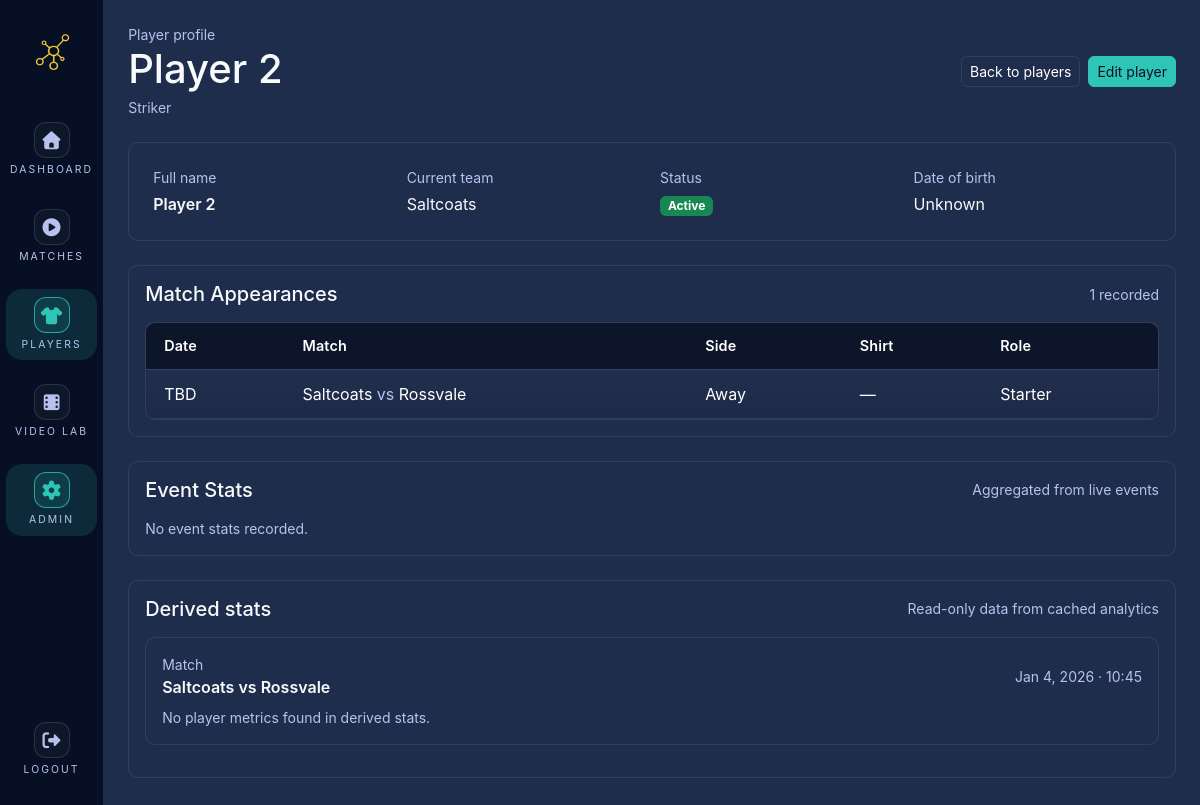
Screenshot of /admin/players/1 (signed in) with the database file from the repository.
### tables this page shows
CREATE TABLE `players` (
  `id` bigint(20) UNSIGNED NOT NULL,
  `club_id` bigint(20) UNSIGNED NOT NULL,
  `team_id` bigint(20) UNSIGNED DEFAULT NULL,
  `first_name` varchar(80) DEFAULT NULL,
  `last_name` varchar(80) DEFAULT NULL,
  `display_name` varchar(120) NOT NULL,
  `dob` date DEFAULT NULL,
  `primary_position` varchar(40) DEFAULT NULL,
  `is_active` tinyint(1) NOT NULL DEFAULT 1,
  `created_at` datetime NOT NULL DEFAULT current_timestamp(),
  `updated_at` datetime DEFAULT NULL ON UPDATE current_timestamp()
);

CREATE TABLE `teams` (
  `id` bigint(20) UNSIGNED NOT NULL,
  `club_id` bigint(20) UNSIGNED NOT NULL,
  `name` varchar(120) NOT NULL,
  `team_type` varchar(30) NOT NULL DEFAULT 'club',
  `created_at` datetime NOT NULL DEFAULT current_timestamp(),
  `updated_at` datetime DEFAULT NULL ON UPDATE current_timestamp()
);

CREATE TABLE `match_players` (
  `id` bigint(20) UNSIGNED NOT NULL,
  `match_id` bigint(20) UNSIGNED NOT NULL,
  `team_side` enum('home','away') NOT NULL,
  `player_id` bigint(20) UNSIGNED DEFAULT NULL,
  `shirt_number` int(11) DEFAULT NULL,
  `position_label` varchar(40) DEFAULT NULL,
  `is_starting` tinyint(1) NOT NULL DEFAULT 0,
  `is_captain` tinyint(1) NOT NULL DEFAULT 0,
  `created_at` datetime NOT NULL DEFAULT current_timestamp()
);

CREATE TABLE `derived_stats` (
  `id` bigint(20) UNSIGNED NOT NULL,
  `match_id` bigint(20) UNSIGNED NOT NULL,
  `events_version_used` bigint(20) UNSIGNED NOT NULL,
  `computed_at` datetime NOT NULL DEFAULT current_timestamp(),
  `payload_json` longtext NOT NULL CHECK (json_valid(`payload_json`))
);

### app/views/pages/admin/players/profile.php (the view, shortened to what the rows shown need)
<?php
require_once __DIR__ . '/../../../../lib/auth.php';
require_once __DIR__ . '/../../../../lib/player_repository.php';
$context = require_club_admin_access();
$clubId = $context['club_id'];
$playerId = isset($_GET['id']) ? (int)$_GET['id'] : 0;
$player = get_player_by_id($playerId, $clubId);
$appearances = get_player_appearances($playerId, $clubId);
$eventStats = get_player_event_stats($playerId, $clubId);
$matchIds = array_values(array_unique(array_column($appearances, 'match_id')));
$derivedStats = get_derived_stats_for_match_ids($matchIds, $playerId);
$appearanceMap = [];
foreach ($appearances as $appearance) {
          $appearanceMap[(int)$appearance['match_id']] = $appearance;
}
$base = base_path();
?>
<div class="d-flex align-items-center justify-content-between mb-4">
          <div>
                    <div class="text-muted-alt text-sm">Player profile</div>
                    <h1 class="mb-1"><?= htmlspecialchars($player['display_name']) ?></h1>
                    <p class="text-muted-alt text-sm mb-0"><?= htmlspecialchars($player['primary_position'] ?? 'Position not set') ?></p>
          </div>
          <div class="d-flex gap-2">
                    <a href="<?= htmlspecialchars($base) ?>/admin/players" class="btn btn-secondary-soft btn-sm">Back to players</a>
                    <a href="<?= htmlspecialchars($base) ?>/admin/players/<?= (int)$playerId ?>/edit" class="btn btn-primary-soft btn-sm">Edit player</a>
          </div>
</div>
<div class="panel p-4 mb-4">
          <div class="row g-3">
                    <div class="col-md-3">
                              <div class="text-muted-alt text-sm mb-1">Full name</div>
                              <div class="fw-semibold"><?= htmlspecialchars(trim(($player['first_name'] ?? '') . ' ' . ($player['last_name'] ?? '')) ?: $player['display_name']) ?></div>
                    </div>
                    <div class="col-md-3">
                              <div class="text-muted-alt text-sm mb-1">Current team</div>
                              <div><?= htmlspecialchars($player['team_name'] ?? 'Unassigned') ?></div>
                    </div>
                    <div class="col-md-3">
                              <div class="text-muted-alt text-sm mb-1">Status</div>
                              <div>
                                        <?php if ($player['is_active']): ?>
                                                  <span class="badge bg-success">Active</span>
                                        <?php else: ?>
                                                  <span class="badge bg-secondary">Inactive</span>
                                        <?php endif; ?>
                              </div>
                    </div>
                    <div class="col-md-3">
                              <div class="text-muted-alt text-sm mb-1">Date of birth</div>
                              <div><?= $player['dob'] ? htmlspecialchars(date('M j, Y', strtotime($player['dob']))) : 'Unknown' ?></div>
                    </div>
          </div>
</div>
<div class="panel p-3 mb-4">
          <div class="d-flex align-items-center justify-content-between mb-3">
                    <h5 class="mb-0 text-light">Match Appearances</h5>
                    <span class="text-muted-alt text-sm"><?= count($appearances) ?> recorded</span>
          </div>
          <?php if (empty($appearances)): ?>
                    <div class="text-muted-alt text-sm">No appearances recorded.</div>
          <?php else: ?>
                    <div class="match-table-wrap">
                              <table class="match-table mb-0">
                                        <thead class="match-table-head">
                                                  <tr>
                                                            <th>Date</th>
                                                            <th>Match</th>
                                                            <th>Side</th>
                                                            <th>Shirt</th>
                                                            <th>Role</th>
                                                  </tr>
                                        </thead>
                                        <tbody>
                                                  <?php foreach ($appearances as $appearance): ?>
                                                            <tr>
                                                                      <td><?= $appearance['kickoff_at'] ? htmlspecialchars(date('M j, Y', strtotime($appearance['kickoff_at']))) : 'TBD' ?></td>
                                                                      <td><?= htmlspecialchars($appearance['home_team']) ?> <span class="text-muted-alt">vs</span> <?= htmlspecialchars($appearance['away_team']) ?></td>
                                                                      <td><?= htmlspecialchars(ucfirst($appearance['team_side'] ?? 'unknown')) ?></td>
                                                                      <td><?= $appearance['shirt_number'] ? htmlspecialchars((string)$appearance['shirt_number']) : '—' ?></td>
                                                                      <td><?= $appearance['is_starting'] ? 'Starter' : 'Substitute' ?></td>
                                                            </tr>
                                                  <?php endforeach; ?>
                                        </tbody>
                              </table>
                    </div>
          <?php endif; ?>
</div>
<div class="panel p-3 mb-4">
          <div class="d-flex align-items-center justify-content-between mb-3">
                    <h5 class="mb-0 text-light">Event Stats</h5>
                    <span class="text-muted-alt text-sm">Aggregated from live events</span>
          </div>
          <?php if (empty($eventStats['matches'])): ?>
                    <div class="text-muted-alt text-sm">No event stats recorded.</div>
          <?php endif; ?>
</div>
<div class="panel p-3 mb-4">
          <div class="d-flex align-items-center justify-content-between mb-3">
                    <h5 class="mb-0 text-light">Derived stats</h5>
                    <span class="text-muted-alt text-sm">Read-only data from cached analytics</span>
          </div>
          <?php if (empty($derivedStats)): ?>
                    <div class="text-muted-alt text-sm">No derived stats available for this player.</div>
          <?php else: ?>
                    <?php foreach ($derivedStats as $entry): ?>
                              <div class="panel p-3 mb-3 bg-surface border border-soft">
                                        <?php
                                                  $matchInfo = $appearanceMap[$entry['match_id']] ?? null;
                                                  $matchLabel = $matchInfo
                                                            ? htmlspecialchars($matchInfo['home_team'] . ' vs ' . $matchInfo['away_team'])
                                                            : 'Match ' . (int)$entry['match_id'];
                                        ?>
                                        <div class="d-flex align-items-center justify-content-between mb-2">
                                                  <div>
                                                            <div class="text-muted-alt text-sm">Match</div>
                                                            <div class="fw-semibold"><?= $matchLabel ?></div>
                                                  </div>
                                                  <div class="text-muted-alt text-sm">
                                                            <?= $entry['computed_at'] ? htmlspecialchars(date('M j, Y · H:i', strtotime($entry['computed_at']))) : 'Computed recently' ?>
                                                  </div>
                                        </div>
                                        <?php if (empty($entry['metrics'])): ?>
                                                  <div class="text-muted-alt text-sm">No player metrics found in derived stats.</div>
                                        <?php endif; ?>
                              </div>
                    <?php endforeach; ?>
          <?php endif; ?>
</div>
<?php
require __DIR__ . '/../../../layout.php';

### app/lib/router.php (shortened to what the rows shown need)
<?php
function dispatch(): void
{
          $uri = parse_url($_SERVER['REQUEST_URI'] ?? '/', PHP_URL_PATH) ?? '/';
          $uri = normalize_path($uri);
          foreach ($GLOBALS['ROUTES'] as $path => $handler) {
                    if (!str_contains($path, '{id}')) {
                              continue;
                    }
                    $pattern = preg_quote($path, '#');
                    $pattern = str_replace('\{id\}', '([0-9]+)', $pattern);
                    if (preg_match('#^' . $pattern . '$#', $uri, $matches)) {
                              $handler();
                              return;
                    }
          }
}
function normalize_path(string $path): string
{
          $path = str_replace('\\', '/', $path);
          $path = rtrim($path, '/');
          if ($path === '') {
                    return '/';
          }
          return $path === '/' ? '/' : $path;
}

### rows the page displays
players: display_name "Player 2", primary_position "Striker", first_name+last_name "Player 2", team.name "Saltcoats"
match_players: teams.name "Saltcoats", teams.name "Rossvale", team_side "Away", is_starting "Starter"
derived_stats: matchLabel "Saltcoats vs Rossvale", computed_at "Jan 4, 2026 · 10:45"

### other values shown
count($appearances) "1"
